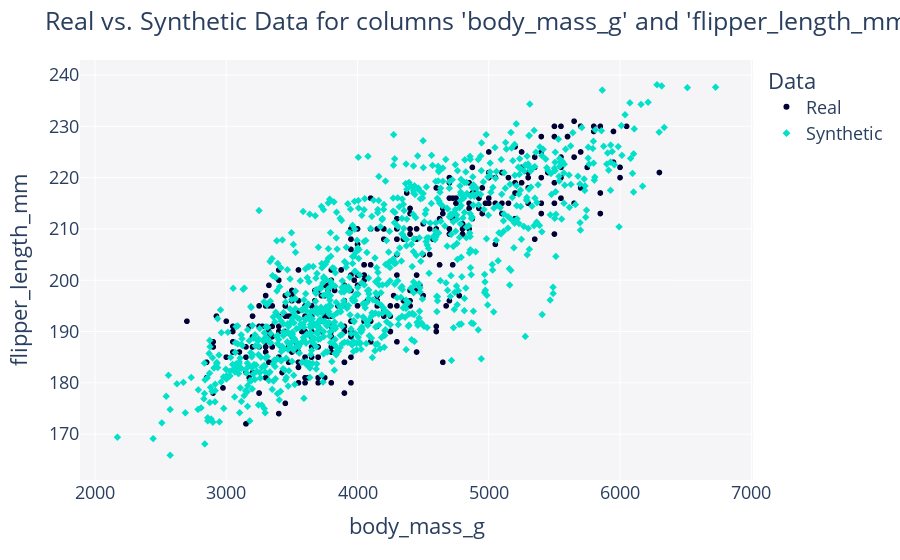

Write notebook code for a chart like this one.
### Markdown cell above
To check that we are doing things correctly, we can model the distribution out of the box with `GaussianMultivariate`, then we will see how we can improve upon this to support our bounds.

### Code cell
import seaborn as sns
from copulas.visualization import scatter_2d

df = sns.load_dataset('penguins') 

# dist_1d(df['sepal_width'], title='sepal_length')

correlated_2d_data = df[['body_mass_g', 'flipper_length_mm']].dropna()
scatter_2d(correlated_2d_data)

copula = GaussianMultivariate()
copula.fit(correlated_2d_data)
synthetic = copula.sample(1000)
compare_2d(correlated_2d_data, synthetic)

### Figure 1 — Plotly figure (JSON) as saved in the notebook; plotly's stock layout.template omitted (floating-point values rounded to 4 significant figures; data arrays with more than 128 entries replaced by an {"elided": "..."} marker saying what was removed)
{"data": [{"hovertemplate": "Data=Real<br>body_mass_g=%{x}<br>flipper_length_mm=%{y}<extra></extra>", "legendgroup": "Real", "marker": {"color": "#000036", "symbol": "circle"}, "mode": "markers", "name": "Real", "showlegend": true, "type": "scattergl", "x": {"elided": "342 float values"}, "xaxis": "x", "y": {"elided": "342 float values"}, "yaxis": "y"}, {"hovertemplate": "Data=Synthetic<br>body_mass_g=%{x}<br>flipper_length_mm=%{y}<extra></extra>", "legendgroup": "Synthetic", "marker": {"color": "#01E0C9", "symbol": "diamond"}, "mode": "markers", "name": "Synthetic", "showlegend": true, "type": "scattergl", "x": {"elided": "1000 float values"}, "xaxis": "x", "y": {"elided": "1000 float values"}, "yaxis": "y"}], "layout": {"font": {"size": 18}, "legend": {"title": {"text": "Data"}, "tracegroupgap": 0}, "margin": {"t": 60}, "plot_bgcolor": "#F5F5F8", "showlegend": true, "title": {"text": "Real vs. Synthetic Data for columns 'body_mass_g' and 'flipper_length_mm'"}, "xaxis": {"anchor": "y", "domain": [0, 1], "title": {"text": "body_mass_g"}}, "yaxis": {"anchor": "x", "domain": [0, 1], "title": {"text": "flipper_length_mm"}}}}
